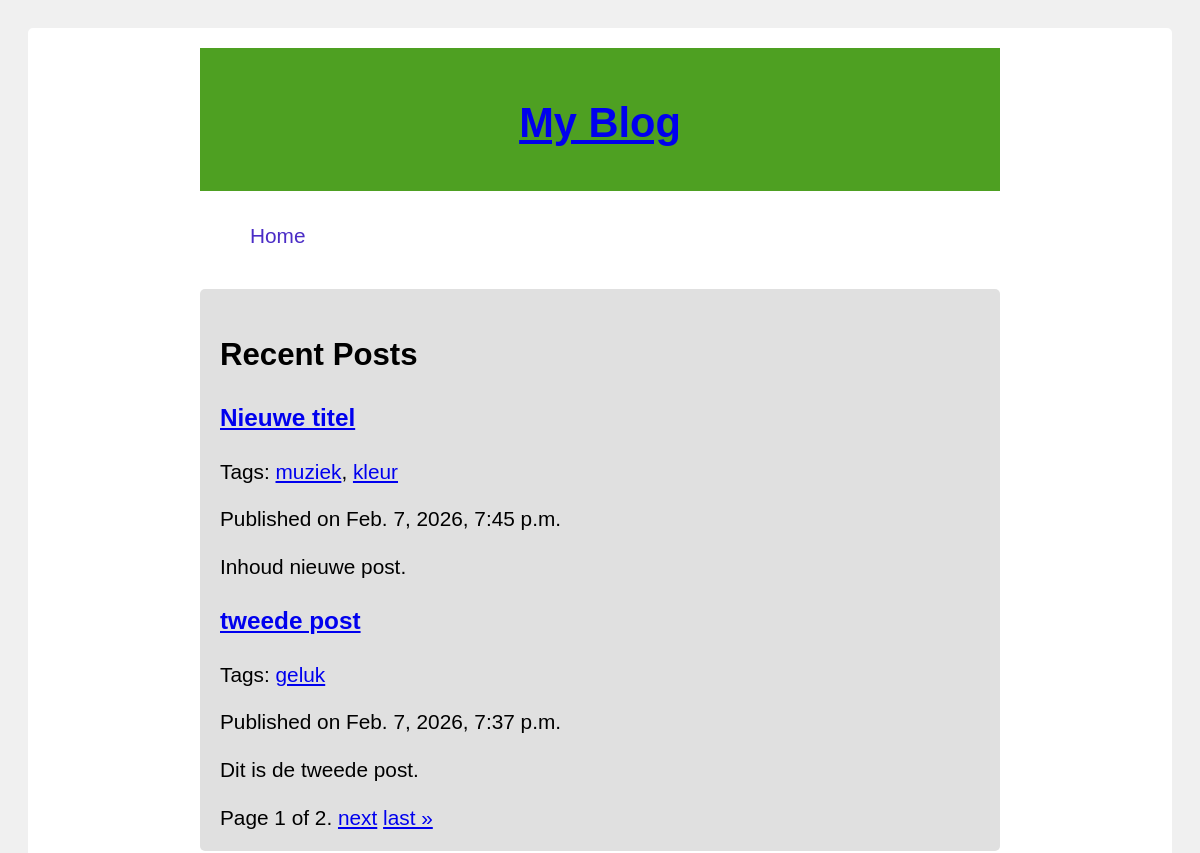
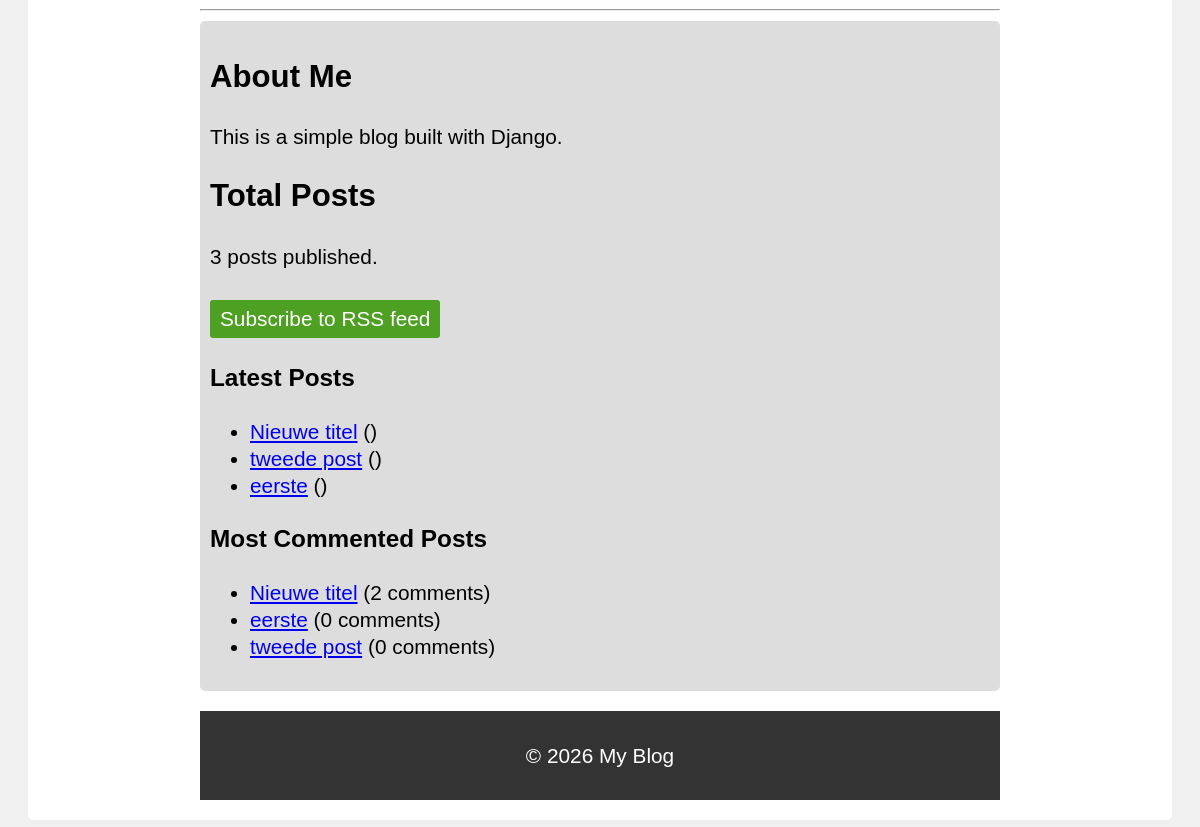
Page /blog/ on the earlier database version (2 pictures, top to bottom).
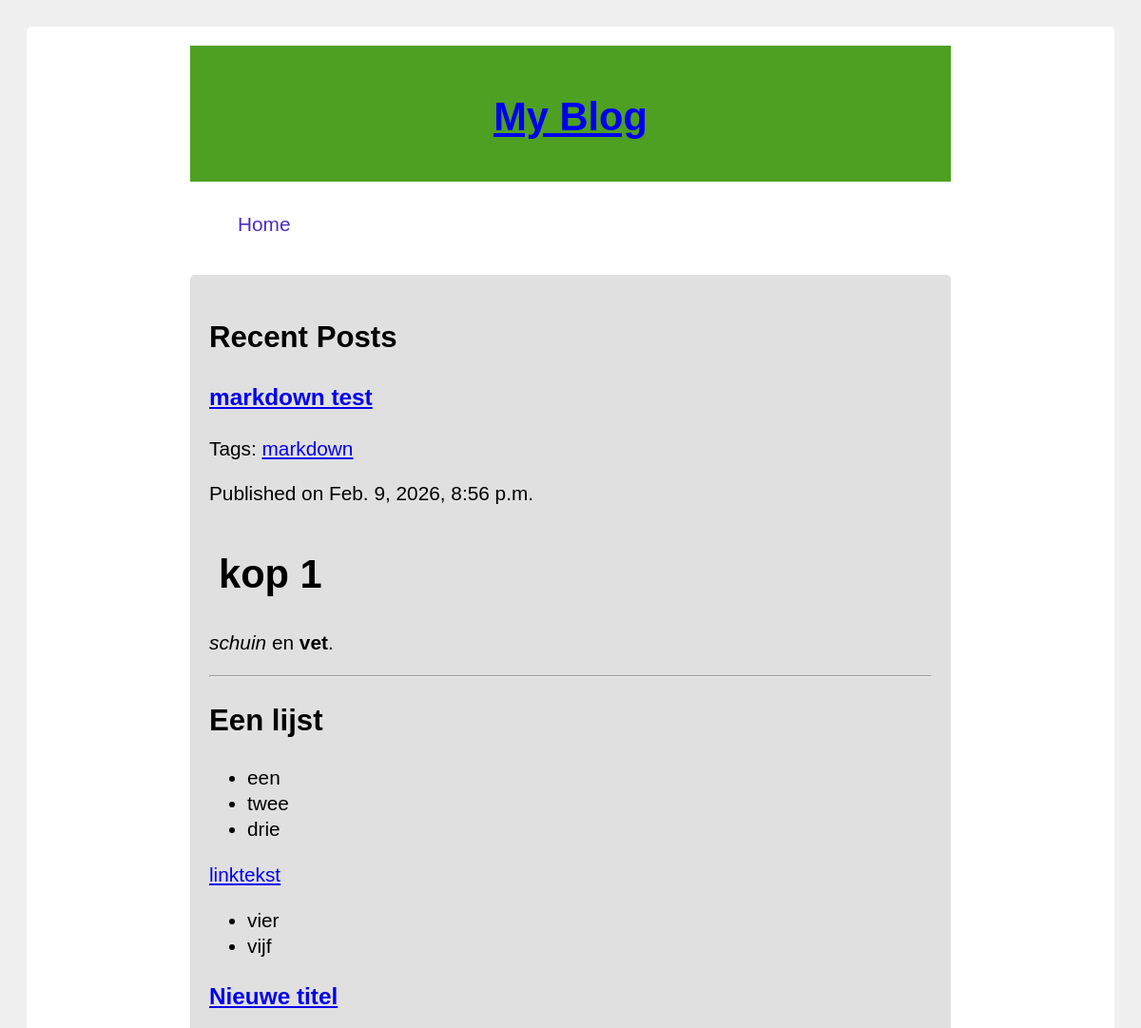
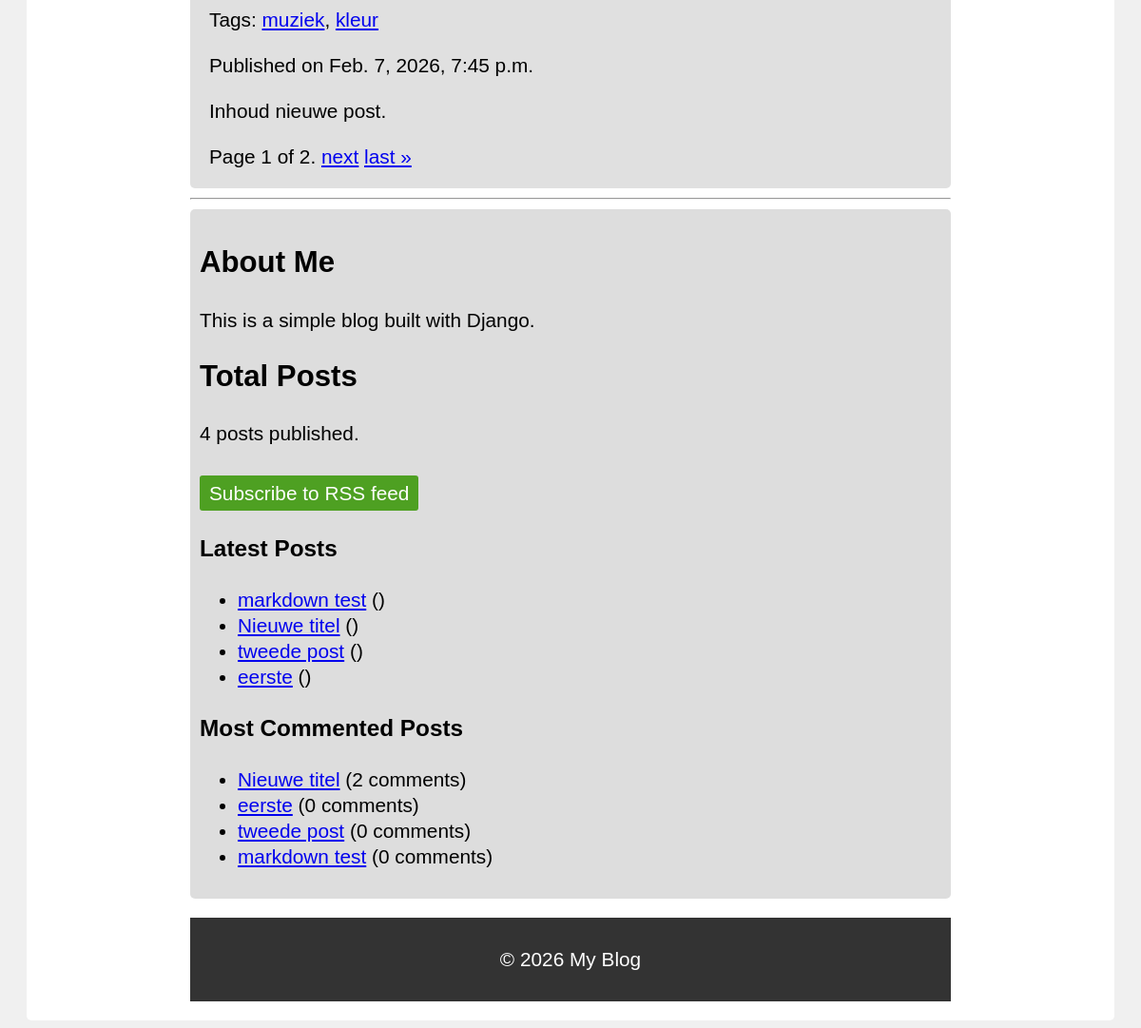
Same page on the later database version (2 pictures, top to bottom).
### blog/models.py (models this page shows, shortened)
class Post(models.Model):
    STATUS_CHOICES = [
        ('draft', 'Draft'),
        ('published', 'Published'),
    ]
    author = models.ForeignKey(User, on_delete=models.CASCADE, related_name='blog_posts')
    status = models.CharField(max_length=10, choices=STATUS_CHOICES, default='draft')
    title = models.CharField(max_length=250)
    body = models.TextField()
    created = models.DateTimeField(auto_now_add=True)
    slug = models.SlugField(max_length=250, unique_for_date='publish')
    publish = models.DateTimeField(default=timezone.now)
    updated = models.DateTimeField(auto_now=True)
    objects = models.Manager()  # The default manager.
    published = PublishedManager()  # Our custom manager.
    tags = TaggableManager()
    class Meta:
        ordering = ('-publish',)
    def get_absolute_url(self):
        return reverse('blog:post_detail', args=[self.publish.year, self.publish.month, self.publish.day, self.slug])

### blog/views.py (the view)
# urls.py: path('', views.PostListView.as_view(), name='post_list'),
class PostListView(ListView):
    queryset = Post.published.all()
    context_object_name = 'posts'
    paginate_by = 2
    template_name = 'blog/post/list.html'

### blog/models.py (called while the page is built)
    def get_queryset(self):
        return super(PublishedManager, self).get_queryset().filter(status='published')

### blog/templatetags/blog_tags.py (called while the page is built)
@register.simple_tag
def total_posts():
    return Post.published.count()

@register.inclusion_tag('blog/post/latest_posts.html')
def show_latest_posts(count=5):
    latest_posts = Post.published.order_by('-publish')[:count]
    return {'latest_posts': latest_posts}

@register.simple_tag
def get_most_commented_posts(count=5):
    most_commented_posts = Post.published.annotate(total_comments=Count('comments')).order_by('-total_comments')[:count]
    return most_commented_posts

@register.filter(name='markdown')
def markdown_format(text):
    return mark_safe(markdown.markdown(text))

### blog/templates/blog/post/list.html (shortened to what this page needs)
{% extends 'blog/base.html' %}
{% load blog_tags %}
{% block content %}
    <h2>Recent Posts</h2>
    {% for post in posts %}
        <article class="post">
            <h3><a href="{{ post.get_absolute_url }}">{{ post.title }}</a></h3>
            <p class="tags">
                Tags:
                {% for tag in post.tags.all %}
                    <a href="{% url 'blog:post_list_by_tag' tag.slug %}">{{ tag.name }}</a>{% if not forloop.last %}, {% endif %}
                {% empty %}
                    No tags.
                {% endfor %}
            </p>
            <p class="meta">Published on {{ post.publish }}</p>
            <p>{{ post.body|markdown|truncatewords_html:30 }}</p>
        </article>
    {% empty %}
        <p>No posts available.</p>
    {% endfor %}
    {% if page_obj %}
        {% include 'pagination.html' with page=page_obj %}
    {% else %}
        {% include 'pagination.html' with page=posts %}
    {% endif %}
{% endblock %}

### blog/templates/blog/base.html (shortened to what this page needs)
{% load blog_tags %}
{% load static %}
<!DOCTYPE html>
<html lang="en">
<head>
    <link rel="stylesheet" href="{% static 'blog/css/blog.css' %}">
</head>
<body>
    <div class="container">
    <header>
        <h1><a href="{% url 'blog:post_list' %}">My Blog</a></h1>
    </header>
    <nav>
        <ul>
            <li><a href="{% url 'blog:post_list' %}">Home</a></li>
        </ul>
    </nav>
    <main>
        {% block content %}
        {% endblock %}
    </main>
    <hr>
    <div class="sidebar">
        {% block sidebar %}
        <h2>About Me</h2>
        <p>This is a simple blog built with Django.</p>
        <h2>Total Posts</h2>
        <p>{% total_posts %} posts published.</p>
        <p>
            <a class="rss-link" href="{% url 'blog:post_feed' %}">Subscribe to RSS feed</a>
        </p>
        <h3>Latest Posts</h3>
        {% show_latest_posts count=5 %}
        <h3>Most Commented Posts</h3>
        {% get_most_commented_posts as most_commented_posts %}
        <ul>
            {% for post in most_commented_posts %}
                <li><a href="{{ post.get_absolute_url }}">{{ post.title }}</a> ({{ post.total_comments }} comments)</li>
            {% empty %}
                <li>No posts available.</li>
            {% endfor %}
        </ul>
        {% endblock %}
    </div>
    <footer>
        <p>&copy; 2026 My Blog</p>
    </footer>
    </div>
</body>
</html>

### blog/templates/pagination.html (shortened to what this page needs)
<div class="pagination">
    <span class="step-links">
        <span class="current">
            Page {{ page.number }} of {{ page.paginator.num_pages }}.
        </span>
        {% if page.has_next %}
            <a href="?page={{ page.next_page_number }}">next</a>
            <a href="?page={{ page.paginator.num_pages }}">last &raquo;</a>
        {% endif %}
    </span>
</div>

### blog/templates/blog/post/latest_posts.html
<ul>
    {% for post in latest_posts %}
        <li><a href="{{ post.get_absolute_url }}">{{ post.title }}</a> ({{ post.created_at|date:"Y-m-d" }})</li>
    {% empty %}
        <li>No posts available.</li>
    {% endfor %}
</ul>

### blog/static/blog/css/blog.css (style rules this page uses)
html { font-family: Arial, sans-serif; background-color: #f0f0f0; padding: 20px; }
body { background-color: #fff; padding: 20px; border-radius: 5px; line-height: 1.3; font-size: 1.3rem; }
.container { max-width: 800px; margin: 0 auto; }
header { background-color: #4ea022; color: #fff; padding: 10px; text-align: center; }
nav { margin-top: 10px; margin-bottom: 20px; text-decoration: none; display:inline-block; }
nav a { color: #4a2cc6; text-decoration: none; margin: 0 10px; }
nav li { display: inline; }
main { background-color: #e0e0e0; padding: 20px; border-radius: 5px; }
article { margin-bottom: 20px; }
.sidebar { background-color: #ddd; padding: 10px; border-radius: 5px; }
footer { background-color: #333; color: #fff; padding: 10px; text-align: center; margin-top: 20px; }
h1 { font-size: 2em; margin-bottom: 0.5em; color:coral background-color: rgba(255, 127, 80, 0.2); padding: 10px; border-radius: 5px; }
.rss-link { display: inline-block; margin-top: 10px; padding: 5px 10px; background-color: #4ea022; color: #fff; text-decoration: none; border-radius: 3px; }

Differences in the rows shown:
no longer on one of the page's lists (row unchanged): Post: title "tweede post", publish "Feb. 7, 2026, 7:37 p.m.", body "Dit is de tweede post."
added Post: title "markdown test", publish "Feb. 9, 2026, 8:56 p.m.", body "kop 1 schuin en vet . Een lijst een twee drie linktekst vier vijf", total_comments "0"
added Tag: name "markdown", shown under "markdown test"
computed for Post "tweede post": loses Tag (name "geluk")
Other differences:
text no longer shown: "3"
text now shown: "4"
